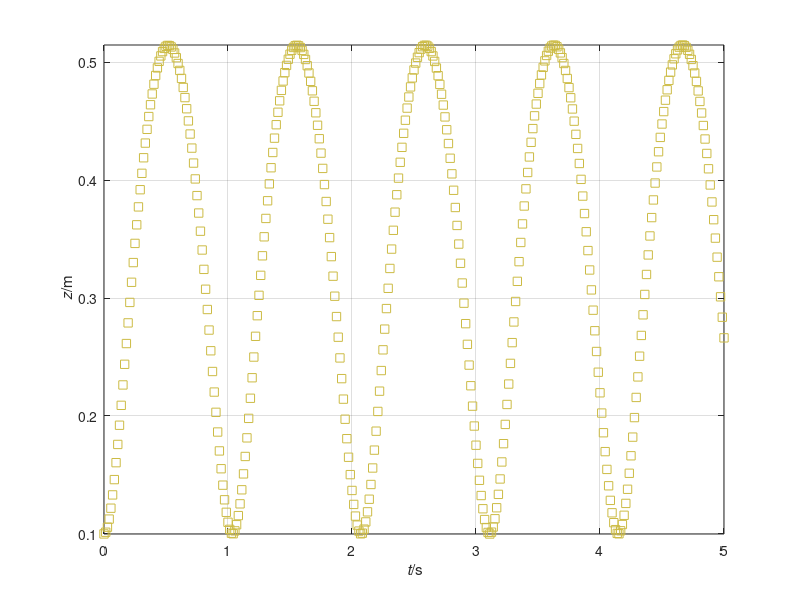

Recreate this plot in MATLAB.
%%% Simulation of ideal gas & piston
%% Coordinates (t, z)

%% Constants
m = 20;             % kg: mass piston
g = 9.8;            % N/kg: gravitational acceleration
R = 8.31446261815;  % N m/(K*mol): molar gas constant
N = 0.02;           % mol: amount of ideal gas
T = 298.15;         % K: temperature of ideal gas

%% Initial conditions
t = 0;	  % s: time
z = 0.1;  % m: position piston
v = 0;    % m/s: velocity piston

%% Boundary conditions
G = -m * g;  % N: gravity supply piston

%% Parameters for time loop
t1 = 5;        % s: final time
dt = 0.00001;  % s: time step %@

%% Plotting
dtplot = t1/360;  % time interval between plots
tplot = dtplot;	  % time for next plot
clf
plot(t, z, 's', 'color', '#CCBB44')
xlabel('{\it t}/s'); ylabel('{\it z}/m')
hold on; axis('tight'); xlim([0, t1]); grid on %@

%% Numerical time integration
while t < t1
  %% constitutive relations
  P = m * v;
  F = R * N * T / z;

  %% balance laws
  t = t + dt;
  P = P + (F + G) * dt;
  z = z + v * dt;

  %% constitutive relations
  v = P / m; %@

  %% plot
  if t > tplot
    plot(t, z, 's', 'color', '#CCBB44')
    pause(0)
    tplot = tplot + dtplot;
  end %@
end
